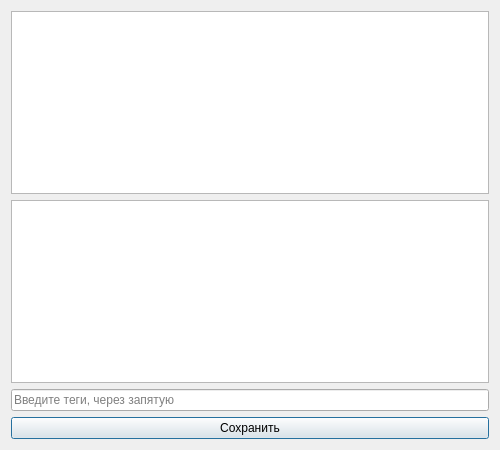
<?xml version="1.0" encoding="UTF-8"?>
<ui version="4.0">
 <class>NoteEditor</class>
 <widget class="QDialog" name="NoteEditor">
  <property name="geometry">
   <rect>
    <x>0</x>
    <y>0</y>
    <width>500</width>
    <height>450</height>
   </rect>
  </property>
  <property name="windowTitle">
   <string>Edit Note</string>
  </property>
  <layout class="QVBoxLayout" name="verticalLayout">
   <item>
    <widget class="QTextEdit" name="editor"/>
   </item>
   <item>
    <widget class="QTextBrowser" name="previewArea"/>
   </item>
   <item>
    <widget class="QLineEdit" name="tagInput">
     <property name="placeholderText">
      <string>Введите теги, через запятую</string>
     </property>
    </widget>
   </item>
   <item>
    <widget class="QPushButton" name="saveButton">
     <property name="text">
      <string>Сохранить</string>
     </property>
    </widget>
   </item>
  </layout>
 </widget>
 <resources/>
 <connections/>
</ui>
